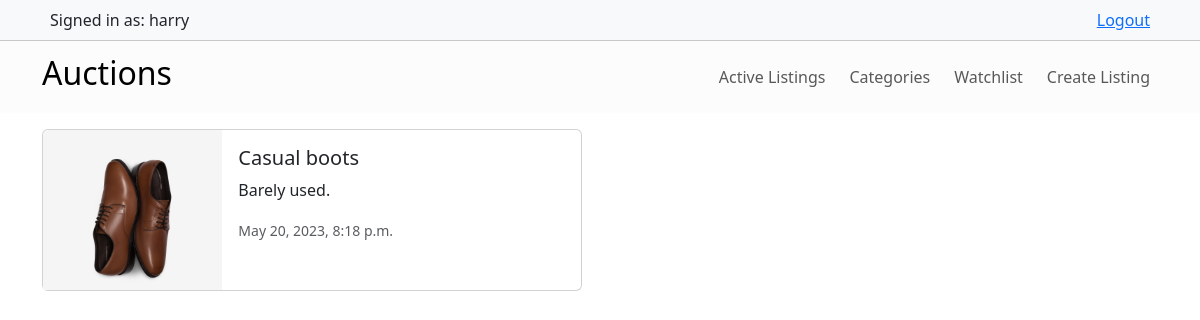
/watchlist (signed in), run on an earlier commit of the app's database.
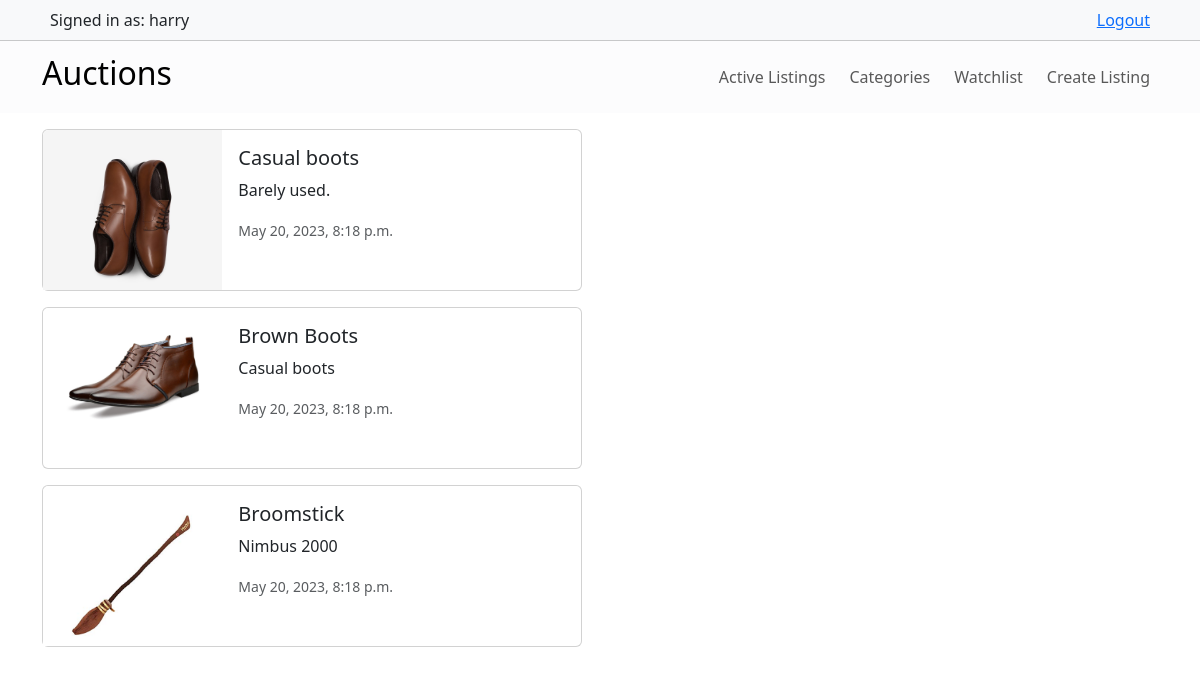
And on a later commit of the database.
### auctions/models.py (models this page shows, shortened)
class User(AbstractUser):
    pass

class Watchlist(models.Model):
    user = models.ForeignKey(User, on_delete=models.CASCADE, related_name="watchlist")
    auction = models.ForeignKey(AuctionListing, on_delete=models.CASCADE, related_name="watchlisted_by")

class AuctionListing(models.Model):
    title = models.CharField(max_length=64, unique=True)
    description = models.CharField(max_length=100)
    starting_bid = models.IntegerField()
    category = models.ForeignKey(Category, on_delete=models.SET_NULL, null=True, related_name="auctions")
    image = models.ImageField(upload_to="images/", default="images/default.jpg")
    date_created = models.DateTimeField(default=datetime.datetime.now())
    owner = models.ForeignKey(User, on_delete=models.CASCADE, related_name="auctions")
    is_closed = models.BooleanField(default=False)

### auctions/views.py (the view)
# urls.py: path("watchlist", views.view_watchlist, name="view_watchlist")
@login_required
def view_watchlist(request):
    watchlist = Watchlist.objects.filter(user=request.user).all()
    return render(request, "auctions/watchlist.html", {
        "watchlist": watchlist
    })

### auctions/templates/auctions/watchlist.html (shortened to what this page needs)
{% extends "auctions/layout.html" %}
{% block body %}
    {% for w in watchlist %}
    <div class="card mb-3" style="max-width: 540px;">
        <div class="row g-0">
            <div class="col-md-4 overflow-hidden" style="height: 10rem;">
                <img src="{{ w.auction.image.url }}" class="img-fluid rounded-start" alt="...">
            </div>
            <div class="col-md-8">
                <div class="card-body">
                    <h5 class="card-title">{{ w.auction.title }}</h5>
                    <p class="card-text">{{ w.auction.description }}</p>
                    <p class="card-text"><small class="text-body-secondary">{{ w.auction.date_created }}</small></p>
                </div>
            </div>
        </div>
    </div>
    {% endfor %}
{% endblock %}

### auctions/templates/auctions/layout.html (shortened to what this page needs)
{% load static %}
<!DOCTYPE html>
<html lang="en">
<head>
    <link rel="stylesheet" href="https://cdnjs.cloudflare.com/ajax/libs/font-awesome/4.7.0/css/font-awesome.min.css">
    <link href="https://cdn.jsdelivr.net/npm/bootstrap@5.3.0-alpha3/dist/css/bootstrap.min.css" rel="stylesheet"
>
    <link href="{% static 'auctions/styles.css' %}" rel="stylesheet">
</head>
<body>
    <nav class="navbar bg-body-tertiary">
        <div class="container">
            <div class="d-flex w-100 justify-content-between px-2">
            {% if user.is_authenticated %}
                Signed in as: {{ request.user }}
                <a  href="{% url 'logout' %}">Logout</a>
            {% else %}
                Not signed in.
                <div class="nav-item">
                    <a class="px-2" href="{% url 'login' %}">Login</a>
                    <a href="{% url 'register' %}">Signup</a>
                </div>
            {% endif %}
            </div>
        </div>
    </nav>
    <nav class="navbar navbar-expand-lg bg-light-subtle">
        <div class="container">
            <a class="navbar-brand" href="{% url 'index' %}">
                <h2>Auctions</h2>
            </a>
            <div class="collapse navbar-collapse" id="navbarSupportedContent">
                <ul class="navbar-nav ms-auto mb-2 mb-lg-0 align-items-center gap-2">
                    <li class="nav-item">
                        <a class="nav-link" aria-current="page" href="{% url 'index' %}">Active Listings</a>
                    </li>
                    <li class="nav-item">
                        <a class="nav-link" aria-current="page" href="#">Categories</a>
                    </li>
                    {% if user.is_authenticated %}
                        <li class="nav-item">
                            <a class="nav-link" aria-current="page" href="{% url 'view_watchlist' %}">Watchlist</a>
                        </li>
                        <li class="nav-item">
                            <a class="nav-link" aria-current="page" href="{% url 'create_listing' %}">Create Listing</a>
                        </li>
                    {% endif %}
                </ul>
            </div>
        </div>
    </nav>
    <div class="container my-3">
        {% block body %}
        {% endblock %}
    </div>
</body>
</html>

What changed in the data, as far as the page shows it:
added Watchlist: auction.image (picture), auction "Brown Boots", auction.description "Casual boots", auction.date_created "May 20, 2023, 8:18 p.m."
added Watchlist: auction.image (picture), auction "Broomstick", auction.description "Nimbus 2000", auction.date_created "May 20, 2023, 8:18 p.m."
